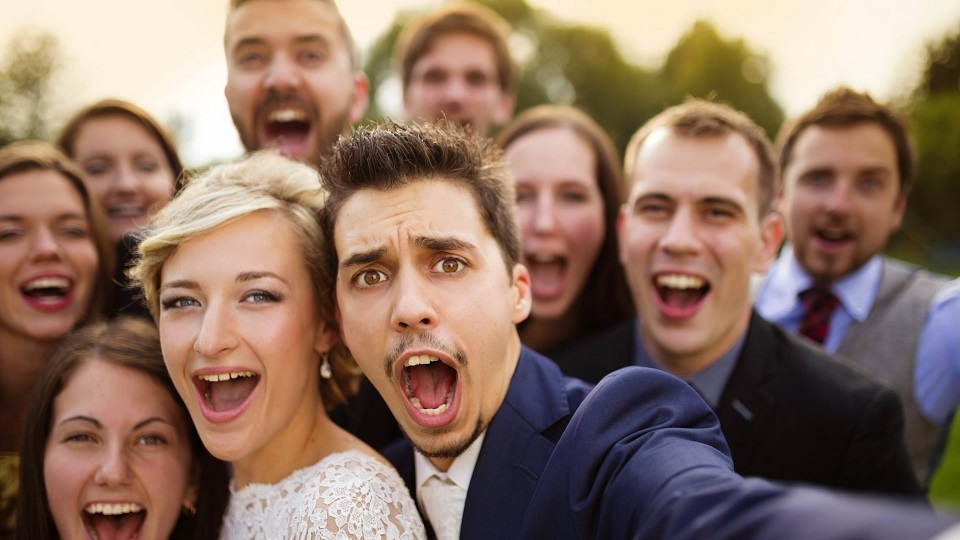
#> input picture Deep Learning & AI/Projects/Project 1 – Face Recognition/Untitled.jpg, 960 x 540 px; its folder holds only this picture in this run
$ jupyter execute 'Project 1 – Face Recognition.ipynb'
#> lines starting #> are read from the running program, lines starting #| are printed output that depends on the picture; after the words box and inside, x2 and y2 are one past the last pixel; in counts of white or black regions, pixels touching at a corner belong together
[cell 1]
import cv2, glob

[cell 2]
gimage=glob.glob('*.jpg')

[cell 3]
detect=cv2.CascadeClassifier('haarcascade_frontalface_default.xml')

[cell 4]
for timage in gimage:
    image=cv2.imread(timage)
#> image is the input picture: shape (540, 960, 3); mean B, G, R 98.6, 113.8, 140.6
    grayimg=cv2.cvtColor(image, cv2.COLOR_BGR2GRAY)
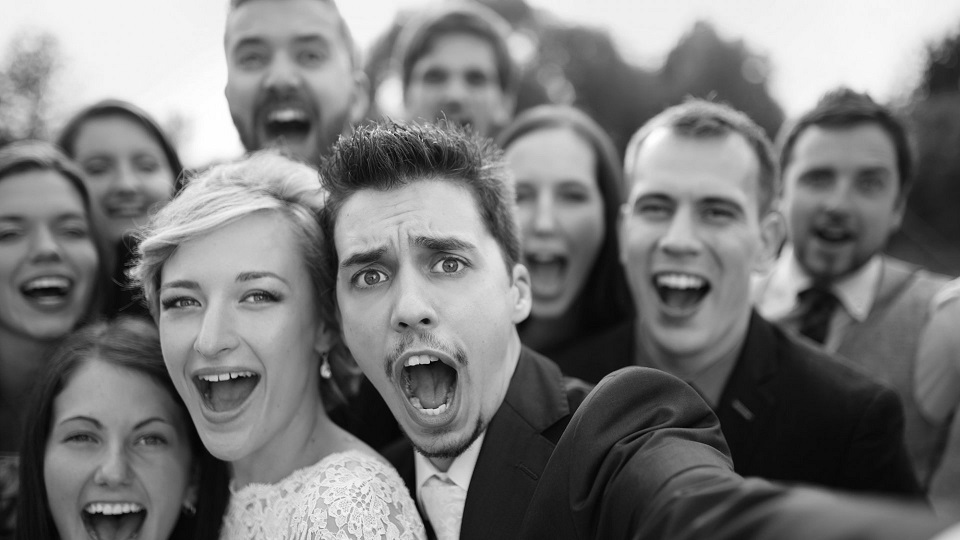
#> grayimg: shape (540, 960); min 2, max 255, mean 120.1
    face=detect.detectMultiScale(grayimg, 1.25, 3)
#> face = [[402, 37, 106, 106], [478, 141, 138, 138], [214, 6, 134, 134], [65, 121, 117, 117], [771, 130, 136, 136], [40, 383, 143, 143], [592, 140, 182, 182], [306, 183, 213, 213], [125, 227, 199, 199]]
    for (x,y,w,h) in face:
        cv2.rectangle(image, (x,y), (x+w, y+h), (0,255,0), 2)
#> this loop made 9 passes
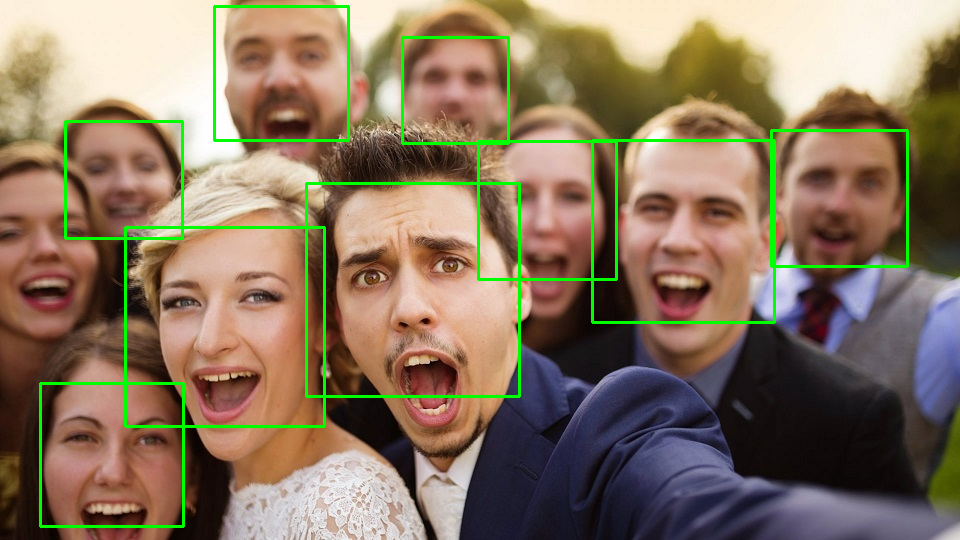
#> image: shape (540, 960, 3); 3.12% of pixels changed, all inside (x1, y1, x2, y2) = (39, 5, 909, 528)
    cv2.imshow('Detect Images', image)
    cv2.waitKey(2000)
    cv2.destroyAllWindows()

$ run again, on Deep Learning & AI/Projects/Project 1 – Face Recognition/Untitled1.jpg
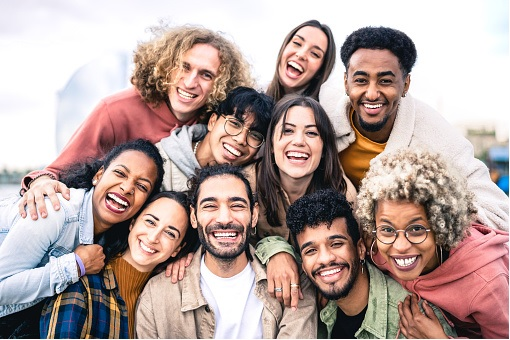
#> input picture Deep Learning & AI/Projects/Project 1 – Face Recognition/Untitled1.jpg, 510 x 340 px
#> image is the input picture: shape (340, 510, 3); mean B, G, R 156.6, 161.6, 182
#> `grayimg=cv2.cvtColor(image, cv2.COLOR_BGR2GRAY)`:
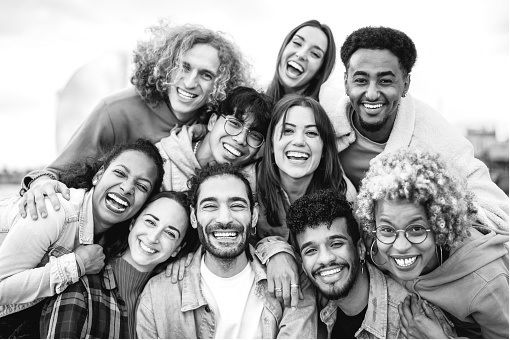
#> grayimg: shape (340, 510); min 0, max 255, mean 167.2
#> face = [[267, 107, 63, 63], [334, 48, 80, 80], [187, 176, 74, 74], [367, 201, 73, 73], [290, 220, 67, 67], [236, 232, 66, 66]]
#> the loop `for (x,y,w,h) in face:` made 6 passes
#> after the loop `for (x,y,w,h) in face:`:
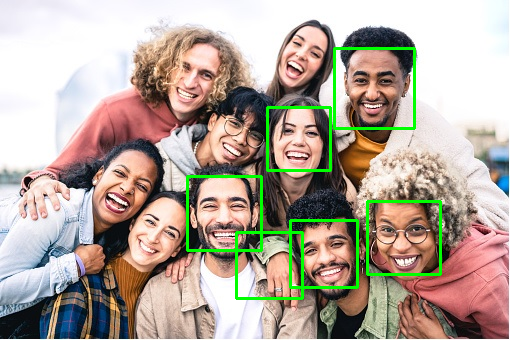
#> image: shape (340, 510, 3); 2.89% of pixels changed, all inside (x1, y1, x2, y2) = (186, 47, 442, 300)

$ run again, on Deep Learning & AI/Projects/Project 1 – Face Recognition/Untitled2.jpg
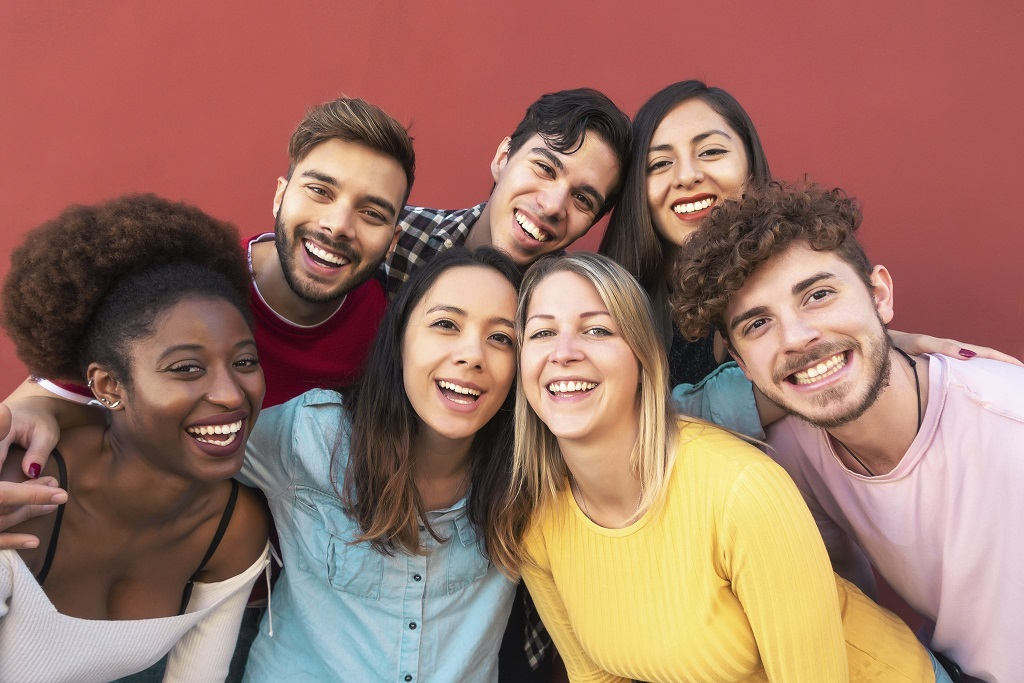
#> input picture Deep Learning & AI/Projects/Project 1 – Face Recognition/Untitled2.jpg, 1024 x 683 px
#> image is the input picture: shape (683, 1024, 3); mean B, G, R 101.6, 115.3, 156.1
#> `grayimg=cv2.cvtColor(image, cv2.COLOR_BGR2GRAY)`:
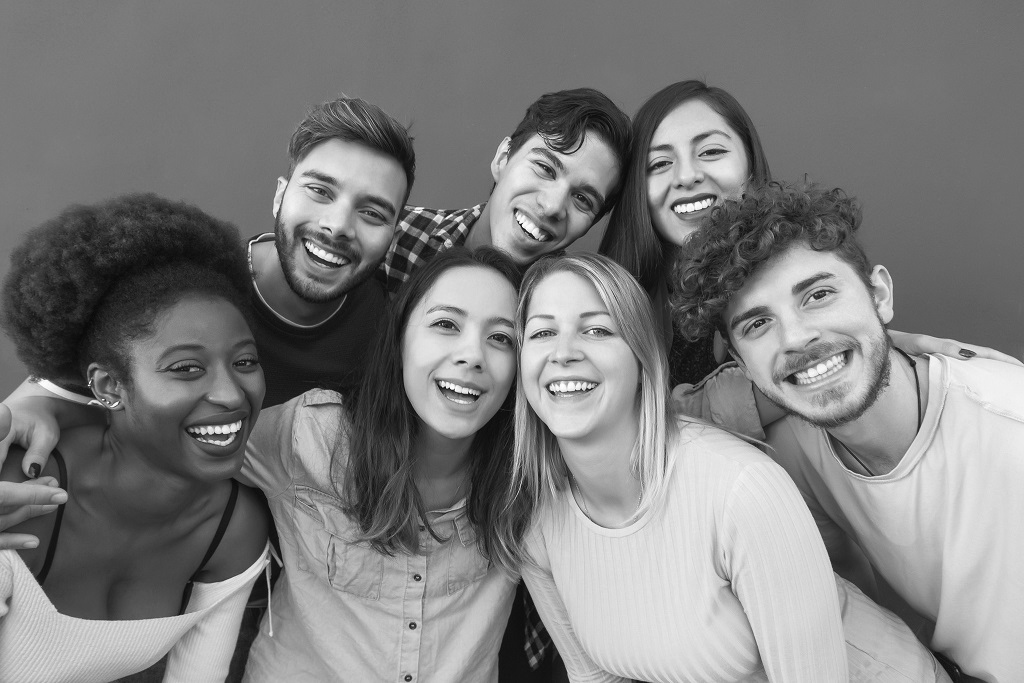
#> grayimg: shape (683, 1024); min 4, max 254, mean 126
#> face = [[627, 107, 127, 127], [499, 274, 143, 143], [384, 270, 158, 158], [121, 304, 165, 165]]
#> the loop `for (x,y,w,h) in face:` made 4 passes
#> after the loop `for (x,y,w,h) in face:`:
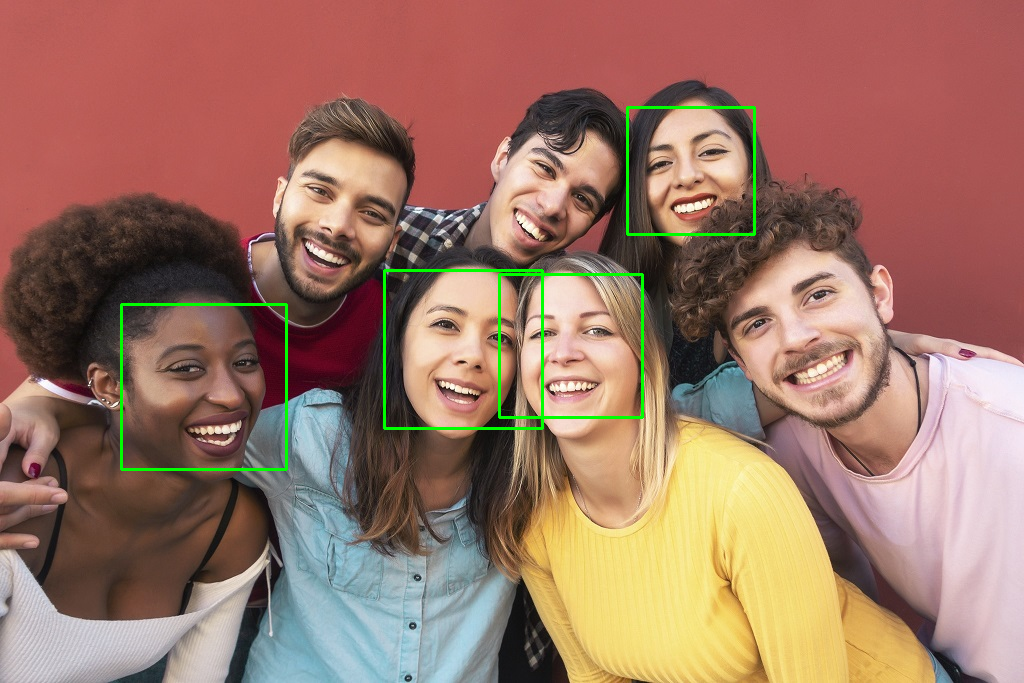
#> image: shape (683, 1024, 3); 1.01% of pixels changed, all inside (x1, y1, x2, y2) = (120, 106, 756, 471)

$ run again, on Deep Learning & AI/Projects/Project 1 – Face Recognition/ppl.jpg
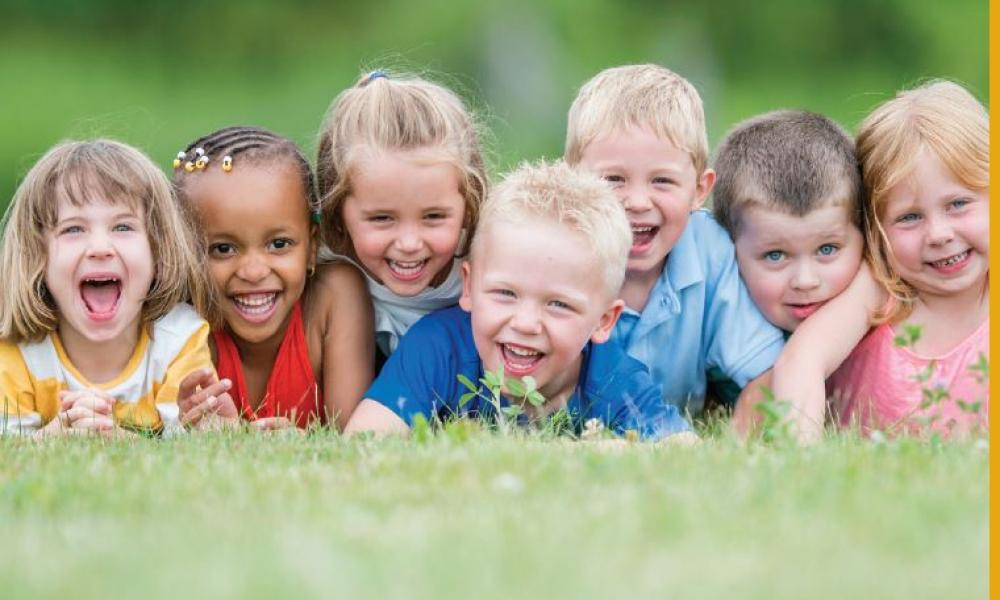
#> input picture Deep Learning & AI/Projects/Project 1 – Face Recognition/ppl.jpg, 1000 x 600 px
#> image is the input picture: shape (600, 1000, 3); mean B, G, R 134, 163.6, 163.5
#> `grayimg=cv2.cvtColor(image, cv2.COLOR_BGR2GRAY)`:
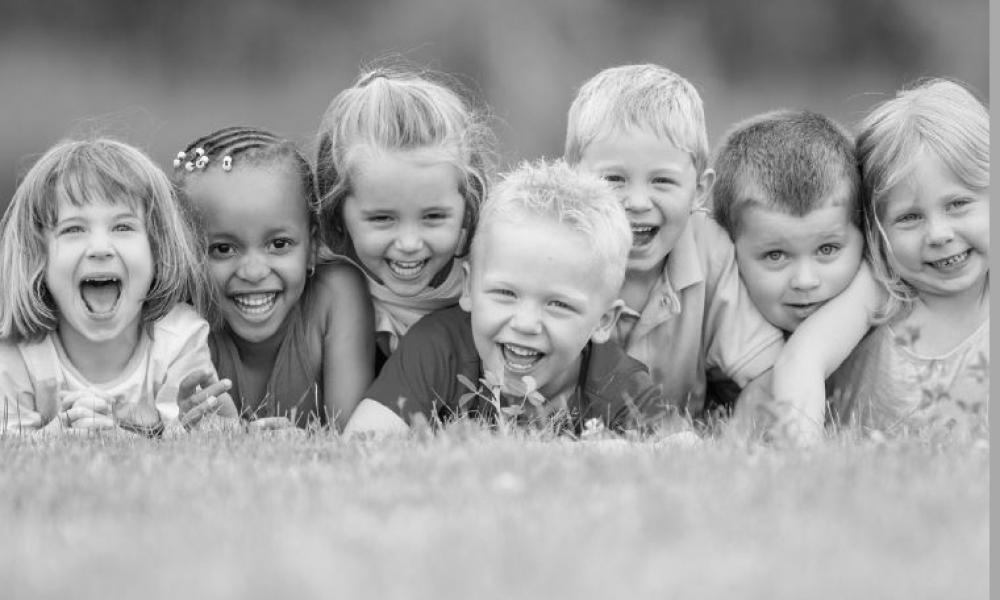
#> grayimg: shape (600, 1000); min 1, max 254, mean 160.2
#> face = [[586, 135, 120, 120], [870, 165, 126, 126], [343, 171, 126, 126], [33, 178, 136, 136], [180, 189, 147, 147], [735, 203, 135, 135], [459, 247, 143, 143]]
#> the loop `for (x,y,w,h) in face:` made 7 passes
#> after the loop `for (x,y,w,h) in face:`:
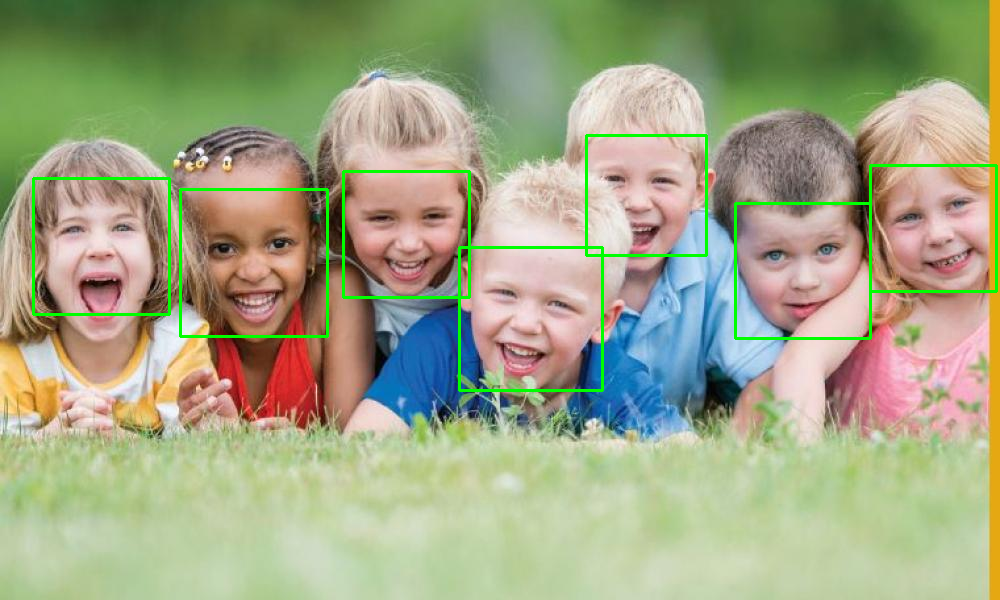
#> image: shape (600, 1000, 3); 1.81% of pixels changed, all inside (x1, y1, x2, y2) = (32, 134, 998, 392)
